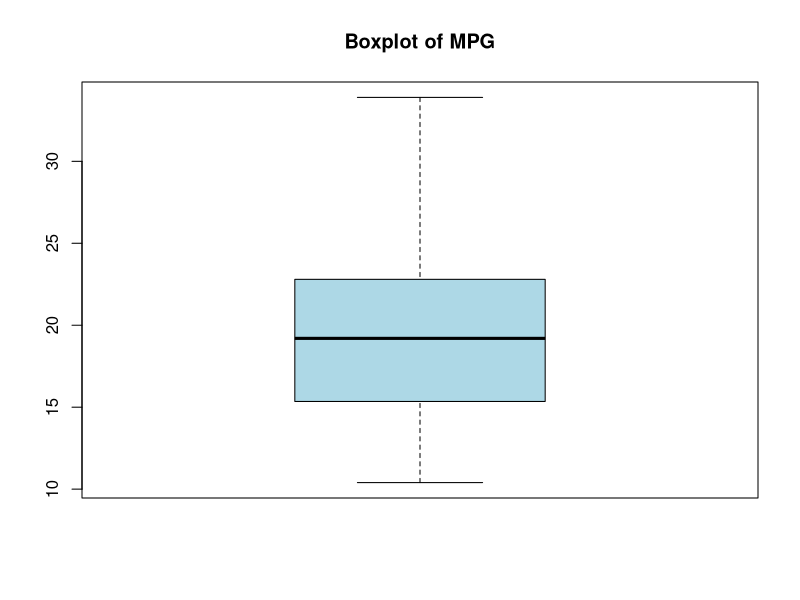
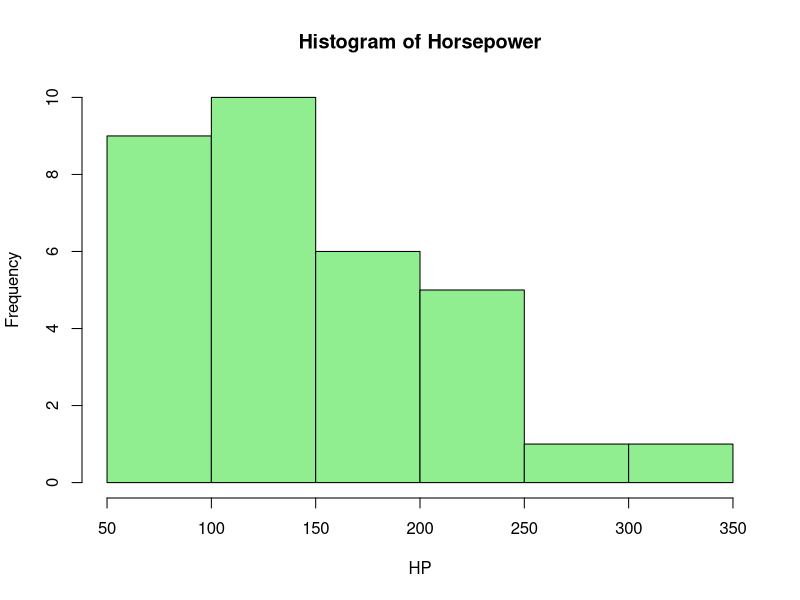
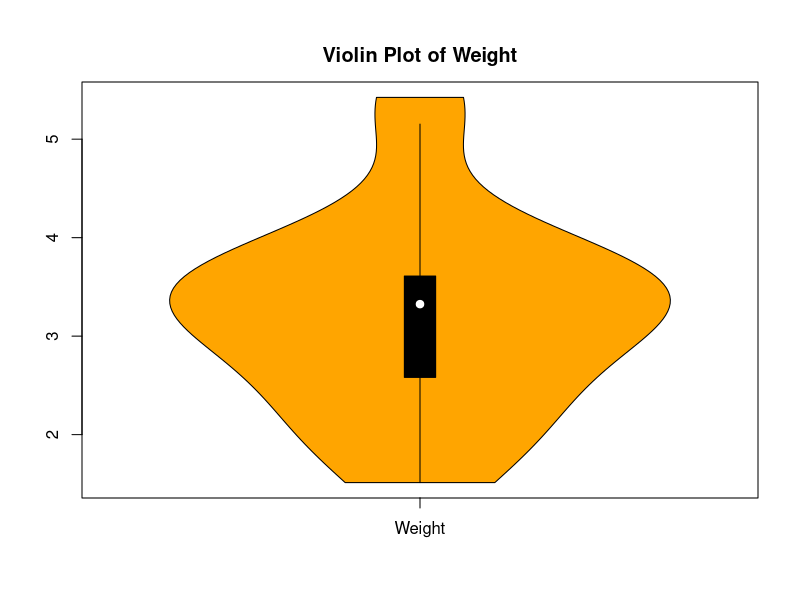
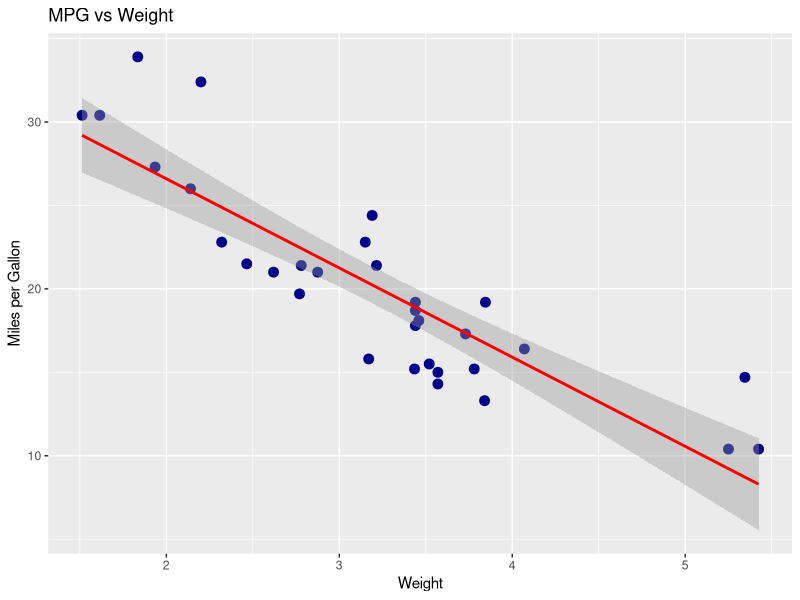
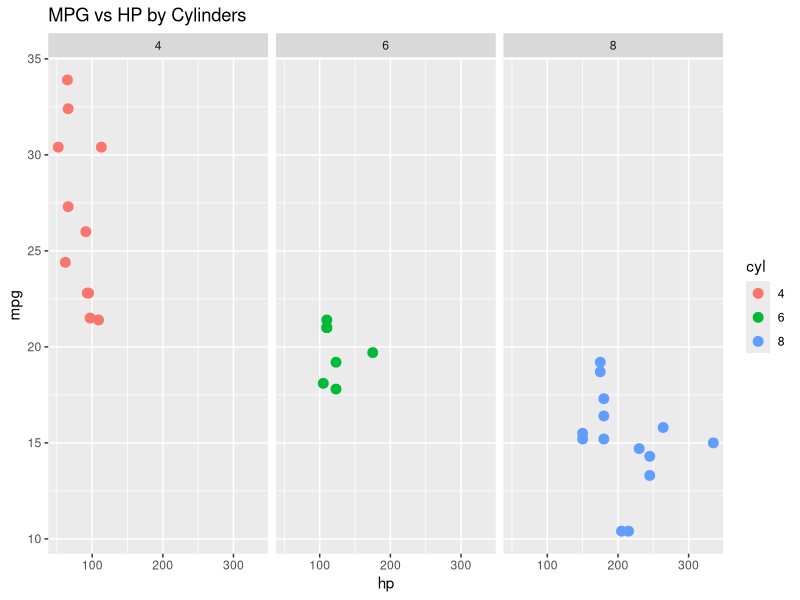
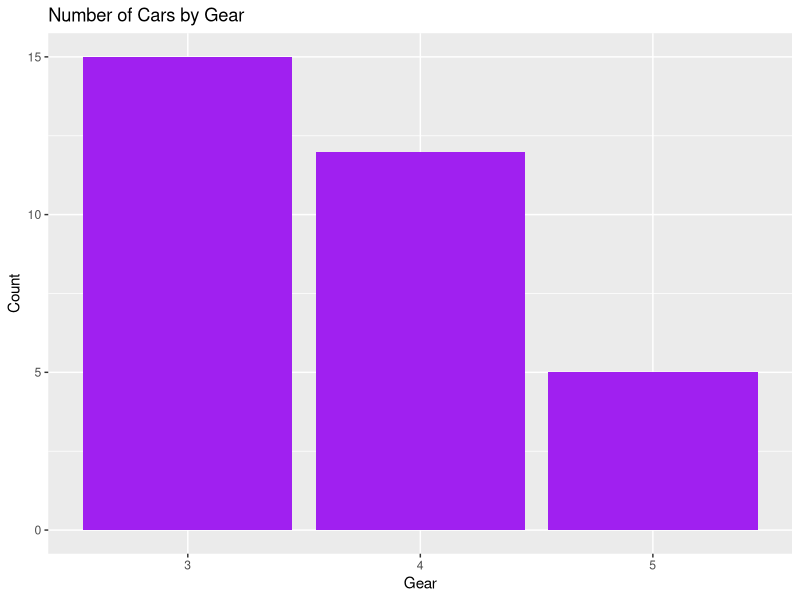

Write R code to recreate these figures, in order. (Note: this script raises an error after producing the figures.)
# Load required packages
install.packages("corrplot")
install.packages("reshape2")
install.packages("vioplot")

library(ggplot2)
library(reshape2)
library(vioplot)
library(dplyr)
library(corrplot)

# Load mtcars dataset
data("mtcars")

# Identify variable types
str(mtcars)

# Numerical: mpg, hp, wt, disp, etc.
# Convert some variables to categorical for better plotting
mtcars$cyl <- as.factor(mtcars$cyl)
mtcars$am <- factor(mtcars$am, labels = c("Automatic", "Manual"))
mtcars$gear <- as.factor(mtcars$gear)
mtcars$carb <- as.factor(mtcars$carb)

# 1. Box plots
boxplot(mtcars$mpg, main="Boxplot of MPG", col="lightblue")

# 2. Histogram
hist(mtcars$hp, breaks=10, col="lightgreen", main="Histogram of Horsepower", xlab="HP")

# 3. Violin plot
vioplot::vioplot(mtcars$wt, col="orange", names="Weight", main="Violin Plot of Weight")

# 4. Scatter plot with trend line: mpg vs wt
ggplot(mtcars, aes(x=wt, y=mpg)) +
  geom_point(color = "darkblue", size = 3) +
  geom_smooth(method = "lm", se = TRUE, color = "red") +
  labs(title = "MPG vs Weight", x = "Weight", y = "Miles per Gallon") + 
  theme(legend.position = "top")

# 5. Faceted scatter: mpg vs hp by number of cylinders
ggplot(mtcars, aes(x=hp, y=mpg)) +
  geom_point(aes(color=cyl), size=3) +
  facet_wrap(~ cyl) +
  labs(title = "MPG vs HP by Cylinders")

# 6. Bar plot: Count of cars by gear
ggplot(mtcars, aes(x=gear)) +
  geom_bar(fill="purple") +
  labs(title="Number of Cars by Gear", x="Gear", y="Count")

# 7. Correlation heatmap
cor_matrix <- cor(mtcars)
corrplot(cor_matrix, method="color", addCoef.col = "black",
         tl.col = "black", number.cex = 0.7, main = "Correlation Heatmap")
